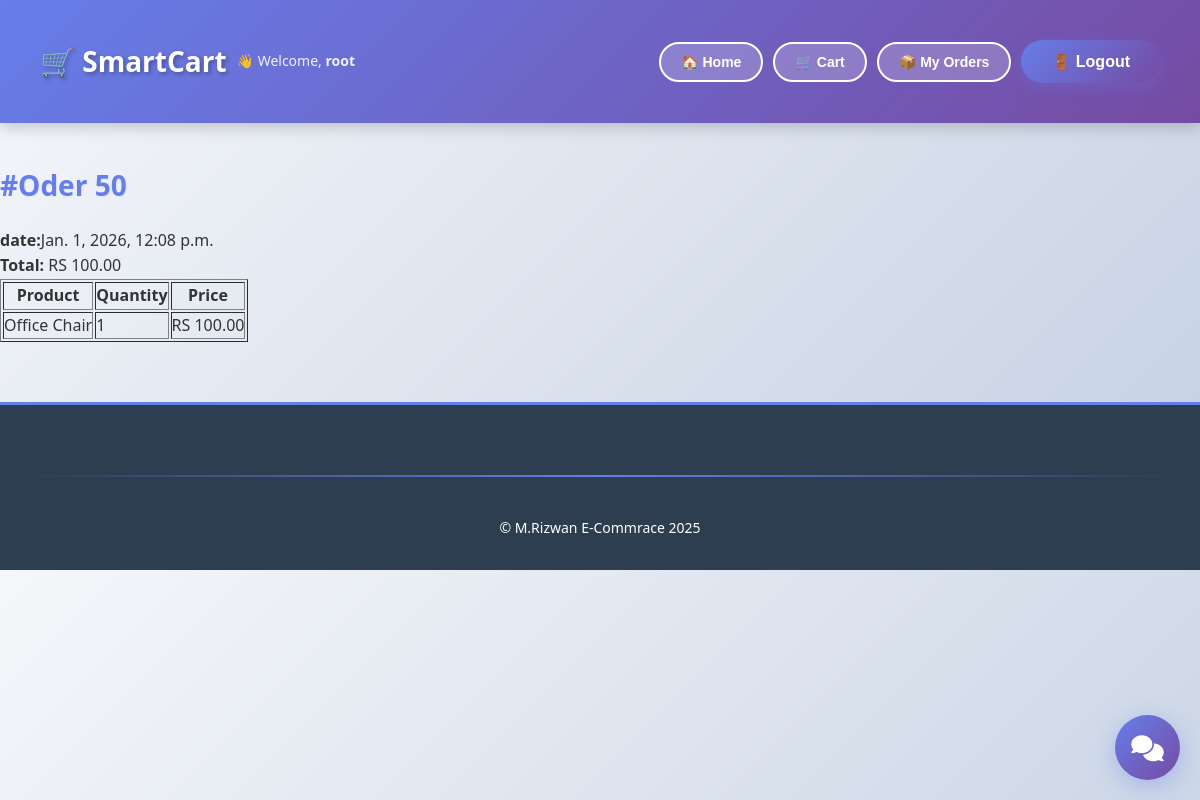
Page /orders/order/50/ (signed in) on the committed database.
### orders/models.py (models this page shows, shortened)
class Order(models.Model):
    STATUS_CHOICES= (
        ("pending", "pending"),
        ("processing", "processing"),
        ("shipped", "shipped"),
        ("delivered","delivered"),
        ("cancelled", "cancelled"),
    )
    PAYMENT_METHODS =(
        ("cod", "Cash on delivery"),
        ("stripe", "Stripe"),
    )
    user = models.ForeignKey(User, on_delete=models.CASCADE)
    total_price = models.DecimalField(max_digits=10, decimal_places=2)
    payment_method = models.CharField(max_length=20, choices=PAYMENT_METHODS)
    status = models.CharField(max_length=20, choices=STATUS_CHOICES , default="pending")
    created_at = models.DateTimeField(auto_now_add=True)
    is_paid = models.BooleanField(default=False)

class OrderItem(models.Model):
    order = models.ForeignKey(Order, on_delete=models.CASCADE, related_name="items")
    product = models.ForeignKey(Product, on_delete=models.CASCADE)
    quantity = models.PositiveIntegerField()
    price = models.DecimalField(max_digits=10, decimal_places=2)

### store/models.py (models this page shows, shortened)
class Product(TimeStampedModel):
    name = models.CharField(max_length=200)
    price = models.DecimalField(max_digits=10, decimal_places=2)
    categories = models.ManyToManyField(Category)
    description = models.TextField()

### orders/views.py (the view)
# urls.py: path("order/<int:pk>/", OrderDetailView.as_view(), name="order_detail"),
class OrderDetailView(LoginRequiredMixin , DetailView):
    model = Order
    template_name = "orders/order_detail.html"
    context_object_name= "order"
    def get_queryset(self):
        return Order.objects.filter(user= self.request.user)

### ai_engine/tracking.py (called while the page is built, shortened)
    def __call__(self, request):
        response = self.get_response(request)
        return response

### templates/orders/order_detail.html
{% extends "base.html" %}
{% block content %}
<h2>#Oder {{order.id}} </h2>
<p><strong>date:</strong>{{order.created_at}} </p>
<p><strong>Total:</strong> RS {{order.total_price}} </p>
<table border="1">
    <tr>
        <th>Product</th>
        <th>Quantity</th>
        <th>Price</th>
    </tr>
    {% for item in order.items.all %}
    <tr>
        <td>{{ item.product.name }} </td>
        <td>{{ item.quantity }} </td>
        <td>RS {{item.price }} </td>
    </tr>
    {% endfor %}
</table>
{% endblock content %}

### templates/base.html (shortened to what this page needs)
{% load static %}
<!DOCTYPE html>
<html lang="en">
<head>
    <link rel="stylesheet" href="{% static 'css/style.css' %}">
    <link rel="stylesheet" href="https://cdnjs.cloudflare.com/ajax/libs/font-awesome/6.4.0/css/all.min.css">
</head>
<body>
    <header>
        <div style="display: flex; align-items: center; gap: 10px;">
            <h1>🛒 SmartCart</h1>
            {% if user.is_authenticated %}
                <p style="margin: 0; font-size: 14px;">👋 Welcome, <strong>{{user.username}}</strong></p>
            {% endif %}
        </div>
        <div style="display: flex; align-items: center; gap: 10px; flex-wrap: wrap;">
            <a href="{% url 'home' %}"><button>🏠 Home</button></a>
            <a href="{% url 'cart' %}"><button>🛒 Cart</button></a>
            {% if user.is_authenticated %}
                <a href="{% url 'my_orders' %}"><button>📦 My Orders</button></a>
                <form action="{% url 'logout' %}" method="post" style="display: inline;">
                    <button type="submit">🚪 Logout</button>
                </form>
            {% else %}
                <a href="{% url 'login' %}"><button>🔓 Login</button></a>
                <a href="{% url 'register' %}"><button>✍️ Register</button></a>
            {% endif %}
        </div>
    </header>
    {% block content %}{% endblock content %}
    {% if user.is_authenticated %}
        {% include 'ai_engine/chatbot_widget.html' %}
    {% endif %}
    <footer>
        <hr>
        <p>© M.Rizwan E-Commrace 2025</p>
    </footer>
</body>
</html>

### static/css/style.css (style rules this page uses)
* { margin: 0; padding: 0; box-sizing: border-box; }
body { font-family: 'Segoe UI', Tahoma, Geneva, Verdana, sans-serif; background: linear-gradient(135deg, #f5f7fa 0%, #c3cfe2 100%); color: #333; line-height: 1.6; }
header { background: linear-gradient(135deg, #667eea 0%, #764ba2 100%); color: white; padding: 20px 40px; box-shadow: 0 4px 15px rgba(0, 0, 0, 0.2); display: flex; justify-content: space-between; align-items: center; flex-wrap: wrap; gap: 20px; position: sticky; top: 0; z-index: 100; }
header h1 { font-size: 28px; font-weight: 700; text-shadow: 2px 2px 4px rgba(0, 0, 0, 0.3); }
header p { font-size: 14px; opacity: 0.9; }
header button, header a button { background: rgba(255, 255, 255, 0.2); color: white; border: 2px solid white; padding: 10px 20px; border-radius: 25px; cursor: pointer; font-weight: 600; transition: all 0.3s ease; font-size: 14px; }
header a { text-decoration: none; }
footer { background: #2c3e50; color: white; text-align: center; padding: 30px 20px; margin-top: 60px; border-top: 3px solid #667eea; }
footer p { font-size: 14px; }
hr { border: none; height: 2px; background: linear-gradient(90deg, transparent, #667eea, transparent); margin: 40px 0; }
h2 { font-size: 28px; color: #667eea; margin: 40px 0 20px; font-weight: 700; text-shadow: 1px 1px 2px rgba(0, 0, 0, 0.05); }
form { margin: 20px 0; }
button[type="submit"] { background: linear-gradient(135deg, #667eea 0%, #764ba2 100%); color: white; border: none; padding: 12px 30px; border-radius: 25px; font-size: 16px; font-weight: 600; cursor: pointer; transition: all 0.3s ease; box-shadow: 0 4px 15px rgba(102, 126, 234, 0.3); }
a { color: #667eea; text-decoration: none; font-weight: 600; transition: color 0.3s ease; }

### rows in the picture
Order: id "50", created_at "Jan. 1, 2026, 12:08 p.m.", total_price "100.00"
OrderItem: product.name "Office Chair", quantity "1", price "100.00"

### other values in the picture
{{ user.username }} "root"
